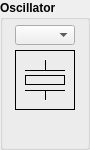
      <widget class="QGroupBox" name="groupBox_8">
       <property name="geometry">
        <rect>
         <x>70</x>
         <y>320</y>
         <width>90</width>
         <height>150</height>
        </rect>
       </property>
       <property name="font">
        <font>
         <weight>75</weight>
         <bold>true</bold>
        </font>
       </property>
       <property name="title">
        <string>Oscillator</string>
       </property>
       <widget class="QFrame" name="frame">
        <property name="geometry">
         <rect>
          <x>15</x>
          <y>50</y>
          <width>60</width>
          <height>60</height>
         </rect>
        </property>
        <property name="frameShape">
         <enum>QFrame::Box</enum>
        </property>
        <property name="frameShadow">
         <enum>QFrame::Plain</enum>
        </property>
        <widget class="QFrame" name="frame_2">
         <property name="geometry">
          <rect>
           <x>10</x>
           <y>25</y>
           <width>40</width>
           <height>10</height>
          </rect>
         </property>
         <property name="frameShape">
          <enum>QFrame::Box</enum>
         </property>
         <property name="frameShadow">
          <enum>QFrame::Plain</enum>
         </property>
        </widget>
        <widget class="Line" name="line_50">
         <property name="geometry">
          <rect>
           <x>10</x>
           <y>35</y>
           <width>40</width>
           <height>10</height>
          </rect>
         </property>
         <property name="frameShadow">
          <enum>QFrame::Plain</enum>
         </property>
         <property name="lineWidth">
          <number>1</number>
         </property>
         <property name="orientation">
          <enum>Qt::Horizontal</enum>
         </property>
        </widget>
        <widget class="Line" name="line_51">
         <property name="geometry">
          <rect>
           <x>10</x>
           <y>15</y>
           <width>40</width>
           <height>10</height>
          </rect>
         </property>
         <property name="frameShadow">
          <enum>QFrame::Plain</enum>
         </property>
         <property name="lineWidth">
          <number>1</number>
         </property>
         <property name="orientation">
          <enum>Qt::Horizontal</enum>
         </property>
        </widget>
        <widget class="Line" name="line_52">
         <property name="geometry">
          <rect>
           <x>25</x>
           <y>10</y>
           <width>10</width>
           <height>10</height>
          </rect>
         </property>
         <property name="frameShadow">
          <enum>QFrame::Plain</enum>
         </property>
         <property name="lineWidth">
          <number>1</number>
         </property>
         <property name="orientation">
          <enum>Qt::Vertical</enum>
         </property>
        </widget>
        <widget class="Line" name="line_53">
         <property name="geometry">
          <rect>
           <x>25</x>
           <y>40</y>
           <width>10</width>
           <height>10</height>
          </rect>
         </property>
         <property name="frameShadow">
          <enum>QFrame::Plain</enum>
         </property>
         <property name="lineWidth">
          <number>1</number>
         </property>
         <property name="orientation">
          <enum>Qt::Vertical</enum>
         </property>
        </widget>
       </widget>
       <widget class="caChoice" name="caChoice_3">
        <property name="geometry">
         <rect>
          <x>15</x>
          <y>110</y>
          <width>60</width>
          <height>30</height>
         </rect>
        </property>
        <property name="channel" stdset="0">
         <string>$(DEV):OSC-ON-OFF</string>
        </property>
        <property name="foreground">
         <color>
          <red>0</red>
          <green>0</green>
          <blue>0</blue>
         </color>
        </property>
        <property name="background">
         <color>
          <red>187</red>
          <green>187</green>
          <blue>187</blue>
         </color>
        </property>
        <property name="colorMode">
         <enum>caChoice::Static</enum>
        </property>
        <property name="endBit">
         <number>1</number>
        </property>
       </widget>
       <widget class="caMenu" name="caMenu_4">
        <property name="geometry">
         <rect>
          <x>15</x>
          <y>25</y>
          <width>60</width>
          <height>20</height>
         </rect>
        </property>
        <property name="font">
         <font>
          <weight>50</weight>
          <bold>false</bold>
         </font>
        </property>
        <property name="channel" stdset="0">
         <string>$(DEV):SW-OSC</string>
        </property>
        <property name="colorMode">
         <enum>caMenu::Static</enum>
        </property>
        <property name="foreground">
         <color>
          <red>0</red>
          <green>0</green>
          <blue>0</blue>
         </color>
        </property>
        <property name="background">
         <color>
          <red>187</red>
          <green>187</green>
          <blue>187</blue>
         </color>
        </property>
       </widget>
      </widget>
